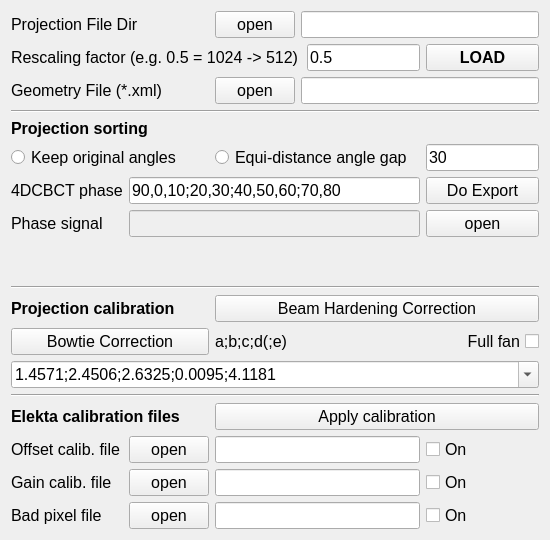
        <widget class="QWidget" name="page_2">
         <property name="geometry">
          <rect>
           <x>0</x>
           <y>0</y>
           <width>550</width>
           <height>540</height>
          </rect>
         </property>
         <attribute name="label">
          <string>Load projections</string>
         </attribute>
         <layout class="QGridLayout" name="gridLayout_10">
          <item row="7" column="1" colspan="4">
           <widget class="QLineEdit" name="lineEdit_PhaseExportString">
            <property name="font">
             <font>
              <family>Segoe UI</family>
              <pointsize>12</pointsize>
             </font>
            </property>
            <property name="text">
             <string>90,0,10;20,30;40,50,60;70,80 </string>
            </property>
           </widget>
          </item>
          <item row="14" column="0" colspan="6">
           <widget class="QComboBox" name="comboBox_fBTcor">
            <property name="font">
             <font>
              <family>Segoe UI</family>
              <pointsize>12</pointsize>
             </font>
            </property>
            <property name="editable">
             <bool>true</bool>
            </property>
            <item>
             <property name="text">
              <string>1.4571;2.4506;2.6325;0.0095;4.1181</string>
             </property>
            </item>
            <item>
             <property name="text">
              <string>264.6;0.06258;2.502;1.455</string>
             </property>
            </item>
            <item>
             <property name="text">
              <string/>
             </property>
            </item>
           </widget>
          </item>
          <item row="18" column="5">
           <widget class="QCheckBox" name="checkBox_offsetOn">
            <property name="enabled">
             <bool>true</bool>
            </property>
            <property name="font">
             <font>
              <family>Segoe UI</family>
              <pointsize>12</pointsize>
             </font>
            </property>
            <property name="text">
             <string>On</string>
            </property>
            <property name="checked">
             <bool>false</bool>
            </property>
           </widget>
          </item>
          <item row="8" column="1" colspan="4">
           <widget class="QLineEdit" name="lineEdit_PhaseTxtPath">
            <property name="enabled">
             <bool>false</bool>
            </property>
            <property name="font">
             <font>
              <family>Segoe UI</family>
              <pointsize>12</pointsize>
             </font>
            </property>
            <property name="text">
             <string/>
            </property>
           </widget>
          </item>
          <item row="8" column="0">
           <widget class="QLabel" name="label_49">
            <property name="font">
             <font>
              <family>Segoe UI</family>
              <pointsize>12</pointsize>
             </font>
            </property>
            <property name="text">
             <string>Phase signal</string>
            </property>
           </widget>
          </item>
          <item row="18" column="1">
           <widget class="QPushButton" name="pushButton_openOffset">
            <property name="font">
             <font>
              <family>Segoe UI</family>
              <pointsize>12</pointsize>
             </font>
            </property>
            <property name="text">
             <string>open</string>
            </property>
           </widget>
          </item>
          <item row="20" column="1">
           <widget class="QPushButton" name="pushButton_openBadpixel">
            <property name="font">
             <font>
              <family>Segoe UI</family>
              <pointsize>12</pointsize>
             </font>
            </property>
            <property name="text">
             <string>open</string>
            </property>
           </widget>
          </item>
          <item row="19" column="1">
           <widget class="QPushButton" name="pushButton_openGain">
            <property name="font">
             <font>
              <family>Segoe UI</family>
              <pointsize>12</pointsize>
             </font>
            </property>
            <property name="text">
             <string>open</string>
            </property>
           </widget>
          </item>
          <item row="20" column="5">
           <widget class="QCheckBox" name="checkBox_gainOn">
            <property name="font">
             <font>
              <family>Segoe UI</family>
              <pointsize>12</pointsize>
             </font>
            </property>
            <property name="text">
             <string>On</string>
            </property>
            <property name="checked">
             <bool>false</bool>
            </property>
           </widget>
          </item>
          <item row="19" column="5">
           <widget class="QCheckBox" name="checkBox_badpixelOn">
            <property name="font">
             <font>
              <family>Segoe UI</family>
              <pointsize>12</pointsize>
             </font>
            </property>
            <property name="text">
             <string>On</string>
            </property>
            <property name="checked">
             <bool>false</bool>
            </property>
           </widget>
          </item>
          <item row="4" column="0" colspan="6">
           <widget class="Line" name="line_6">
            <property name="font">
             <font>
              <family>Segoe UI</family>
              <pointsize>12</pointsize>
             </font>
            </property>
            <property name="orientation">
             <enum>Qt::Horizontal</enum>
            </property>
           </widget>
          </item>
          <item row="10" column="0" colspan="6">
           <widget class="Line" name="line_7">
            <property name="font">
             <font>
              <family>Segoe UI</family>
              <pointsize>12</pointsize>
             </font>
            </property>
            <property name="orientation">
             <enum>Qt::Horizontal</enum>
            </property>
           </widget>
          </item>
          <item row="18" column="0">
           <widget class="QLabel" name="label">
            <property name="font">
             <font>
              <family>Segoe UI</family>
              <pointsize>12</pointsize>
             </font>
            </property>
            <property name="text">
             <string>Offset calib. file</string>
            </property>
           </widget>
          </item>
          <item row="19" column="0">
           <widget class="QLabel" name="label_2">
            <property name="font">
             <font>
              <family>Segoe UI</family>
              <pointsize>12</pointsize>
             </font>
            </property>
            <property name="text">
             <string>Gain calib. file</string>
            </property>
           </widget>
          </item>
          <item row="18" column="2" colspan="3">
           <widget class="QLineEdit" name="lineEdit_offsetPath">
            <property name="font">
             <font>
              <family>Segoe UI</family>
              <pointsize>12</pointsize>
             </font>
            </property>
           </widget>
          </item>
          <item row="16" column="2" rowspan="2" colspan="4">
           <widget class="QPushButton" name="pushButton_ApplyCalib">
            <property name="font">
             <font>
              <family>Segoe UI</family>
              <pointsize>12</pointsize>
             </font>
            </property>
            <property name="text">
             <string>Apply calibration</string>
            </property>
           </widget>
          </item>
          <item row="20" column="0">
           <widget class="QLabel" name="label_3">
            <property name="font">
             <font>
              <family>Segoe UI</family>
              <pointsize>12</pointsize>
             </font>
            </property>
            <property name="text">
             <string>Bad pixel file</string>
            </property>
           </widget>
          </item>
          <item row="8" column="5">
           <widget class="QPushButton" name="pushButton_openPhaseFile">
            <property name="font">
             <font>
              <family>Segoe UI</family>
              <pointsize>12</pointsize>
             </font>
            </property>
            <property name="text">
             <string>open</string>
            </property>
           </widget>
          </item>
          <item row="2" column="4">
           <widget class="QLineEdit" name="lineEdit_DownResolFactor">
            <property name="font">
             <font>
              <family>Segoe UI</family>
              <pointsize>12</pointsize>
             </font>
            </property>
            <property name="text">
             <string>0.5</string>
            </property>
           </widget>
          </item>
          <item row="20" column="2" colspan="3">
           <widget class="QLineEdit" name="lineEdit_badpixelPath">
            <property name="font">
             <font>
              <family>Segoe UI</family>
              <pointsize>12</pointsize>
             </font>
            </property>
           </widget>
          </item>
          <item row="0" column="3" colspan="3">
           <widget class="QLineEdit" name="lineEdit_HisDirPath">
            <property name="font">
             <font>
              <family>Segoe UI</family>
              <pointsize>12</pointsize>
             </font>
            </property>
            <property name="text">
             <string/>
            </property>
           </widget>
          </item>
          <item row="0" column="2">
           <widget class="QPushButton" name="pushButton_openHisDir">
            <property name="font">
             <font>
              <family>Segoe UI</family>
              <pointsize>12</pointsize>
             </font>
            </property>
            <property name="text">
             <string>open</string>
            </property>
           </widget>
          </item>
          <item row="3" column="3" colspan="3">
           <widget class="QLineEdit" name="lineEdit_ElektaGeomPath">
            <property name="font">
             <font>
              <family>Segoe UI</family>
              <pointsize>12</pointsize>
             </font>
            </property>
            <property name="text">
             <string/>
            </property>
           </widget>
          </item>
          <item row="2" column="0" colspan="4">
           <widget class="QLabel" name="label_13">
            <property name="font">
             <font>
              <family>Segoe UI</family>
              <pointsize>12</pointsize>
             </font>
            </property>
            <property name="text">
             <string>Rescaling factor (e.g. 0.5 = 1024 -&gt; 512)</string>
            </property>
           </widget>
          </item>
          <item row="3" column="2">
           <widget class="QPushButton" name="pushButton_openElektaXML">
            <property name="font">
             <font>
              <family>Segoe UI</family>
              <pointsize>12</pointsize>
             </font>
            </property>
            <property name="text">
             <string>open</string>
            </property>
           </widget>
          </item>
          <item row="2" column="5">
           <widget class="QPushButton" name="pushButton_loadProj">
            <property name="font">
             <font>
              <family>Segoe UI</family>
              <pointsize>12</pointsize>
              <weight>75</weight>
              <bold>true</bold>
             </font>
            </property>
            <property name="text">
             <string>LOAD</string>
            </property>
           </widget>
          </item>
          <item row="6" column="2" colspan="3">
           <widget class="QRadioButton" name="Radio_ManualProjAngleGap">
            <property name="font">
             <font>
              <family>Segoe UI</family>
              <pointsize>12</pointsize>
             </font>
            </property>
            <property name="text">
             <string>Equi-distance angle gap</string>
            </property>
            <property name="checked">
             <bool>false</bool>
            </property>
           </widget>
          </item>
          <item row="6" column="0" colspan="2">
           <widget class="QRadioButton" name="Radio_KeepOriginalAngles">
            <property name="font">
             <font>
              <family>Segoe UI</family>
              <pointsize>12</pointsize>
             </font>
            </property>
            <property name="text">
             <string>Keep original angles</string>
            </property>
            <property name="checked">
             <bool>false</bool>
            </property>
           </widget>
          </item>
          <item row="7" column="5">
           <widget class="QPushButton" name="pushButton_PhaseResorting">
            <property name="font">
             <font>
              <family>Segoe UI</family>
              <pointsize>12</pointsize>
             </font>
            </property>
            <property name="text">
             <string>Do Export</string>
            </property>
           </widget>
          </item>
          <item row="6" column="5">
           <widget class="QLineEdit" name="lineEdit_ManualProjAngleGap">
            <property name="font">
             <font>
              <family>Segoe UI</family>
              <pointsize>12</pointsize>
             </font>
            </property>
            <property name="text">
             <string>30</string>
            </property>
           </widget>
          </item>
          <item row="7" column="0">
           <widget class="QLabel" name="label_51">
            <property name="font">
             <font>
              <family>Segoe UI</family>
              <pointsize>12</pointsize>
             </font>
            </property>
            <property name="text">
             <string>4DCBCT phase</string>
            </property>
           </widget>
          </item>
          <item row="0" column="0" colspan="2">
           <widget class="QLabel" name="label_16">
            <property name="font">
             <font>
              <family>Segoe UI</family>
              <pointsize>12</pointsize>
             </font>
            </property>
            <property name="text">
             <string>Projection File Dir</string>
            </property>
           </widget>
          </item>
          <item row="11" column="0" colspan="2">
           <widget class="QLabel" name="label_81">
            <property name="font">
             <font>
              <family>Segoe UI</family>
              <pointsize>12</pointsize>
              <weight>75</weight>
              <bold>true</bold>
             </font>
            </property>
            <property name="text">
             <string>Projection calibration</string>
            </property>
           </widget>
          </item>
          <item row="15" column="0" colspan="6">
           <widget class="Line" name="line_8">
            <property name="font">
             <font>
              <family>Segoe UI</family>
              <pointsize>12</pointsize>
             </font>
            </property>
            <property name="orientation">
             <enum>Qt::Horizontal</enum>
            </property>
           </widget>
          </item>
          <item row="3" column="0" colspan="2">
           <widget class="QLabel" name="label_14">
            <property name="font">
             <font>
              <family>Segoe UI</family>
              <pointsize>12</pointsize>
             </font>
            </property>
            <property name="text">
             <string>Geometry File (*.xml)</string>
            </property>
           </widget>
          </item>
          <item row="9" column="0">
           <spacer name="verticalSpacer_3">
            <property name="font">
             <font>
              <family>Segoe UI</family>
              <pointsize>12</pointsize>
             </font>
            </property>
            <property name="orientation">
             <enum>Qt::Vertical</enum>
            </property>
            <property name="sizeHint" stdset="0">
             <size>
              <width>20</width>
              <height>40</height>
             </size>
            </property>
           </spacer>
          </item>
          <item row="16" column="0" rowspan="2" colspan="2">
           <widget class="QLabel" name="label_82">
            <property name="font">
             <font>
              <family>Segoe UI</family>
              <pointsize>12</pointsize>
              <weight>75</weight>
              <bold>true</bold>
             </font>
            </property>
            <property name="text">
             <string>Elekta calibration files</string>
            </property>
           </widget>
          </item>
          <item row="5" column="0" colspan="3">
           <widget class="QLabel" name="label_80">
            <property name="font">
             <font>
              <family>Segoe UI</family>
              <pointsize>12</pointsize>
              <weight>75</weight>
              <bold>true</bold>
             </font>
            </property>
            <property name="text">
             <string>Projection sorting</string>
            </property>
           </widget>
          </item>
          <item row="19" column="2" colspan="3">
           <widget class="QLineEdit" name="lineEdit_gainPath">
            <property name="font">
             <font>
              <family>Segoe UI</family>
              <pointsize>12</pointsize>
             </font>
            </property>
           </widget>
          </item>
          <item row="13" column="4" colspan="2">
           <widget class="QCheckBox" name="checkBox_Fullfan">
            <property name="enabled">
             <bool>true</bool>
            </property>
            <property name="font">
             <font>
              <family>Segoe UI</family>
              <pointsize>12</pointsize>
             </font>
            </property>
            <property name="layoutDirection">
             <enum>Qt::RightToLeft</enum>
            </property>
            <property name="text">
             <string>Full fan</string>
            </property>
            <property name="checked">
             <bool>false</bool>
            </property>
           </widget>
          </item>
          <item row="13" column="2" colspan="2">
           <widget class="QLabel" name="label_72">
            <property name="font">
             <font>
              <family>Segoe UI</family>
              <pointsize>12</pointsize>
             </font>
            </property>
            <property name="text">
             <string>a;b;c;d(;e)</string>
            </property>
           </widget>
          </item>
          <item row="13" column="0" colspan="2">
           <widget class="QPushButton" name="pushButton_DoBowtieCorrection">
            <property name="enabled">
             <bool>true</bool>
            </property>
            <property name="font">
             <font>
              <family>Segoe UI</family>
              <pointsize>12</pointsize>
             </font>
            </property>
            <property name="text">
             <string>Bowtie Correction</string>
            </property>
           </widget>
          </item>
          <item row="11" column="2" colspan="4">
           <widget class="QPushButton" name="pushButton_DoBHC">
            <property name="enabled">
             <bool>true</bool>
            </property>
            <property name="font">
             <font>
              <family>Segoe UI</family>
              <pointsize>12</pointsize>
             </font>
            </property>
            <property name="text">
             <string>Beam Hardening Correction</string>
            </property>
           </widget>
          </item>
         </layout>
        </widget>
